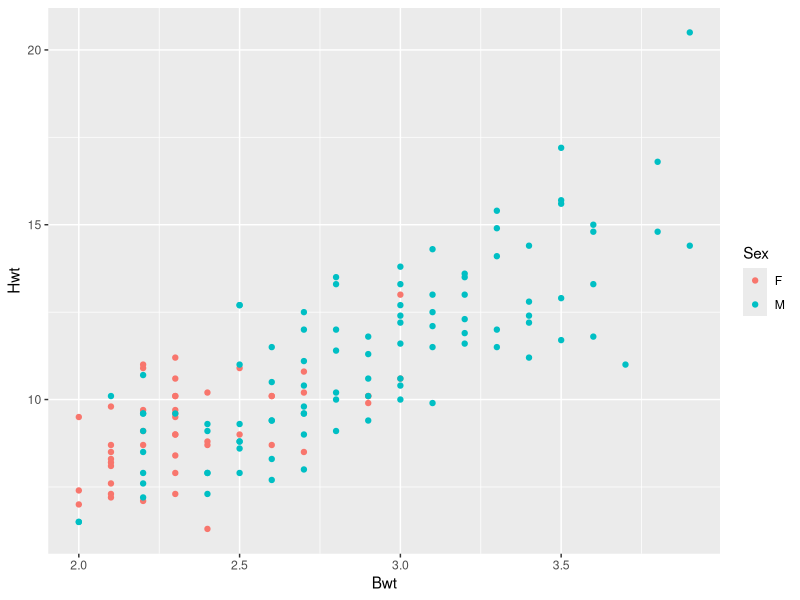
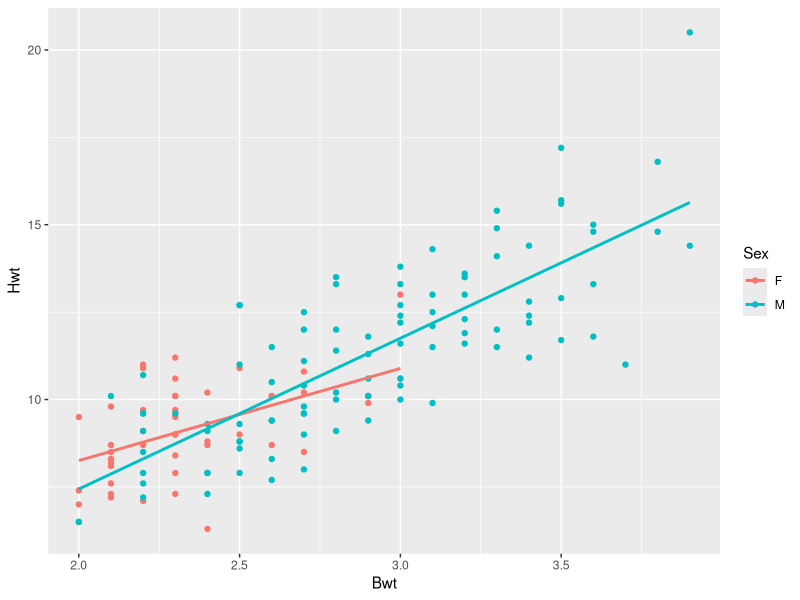

Write R code to recreate these figures, in order.
## ---- chunk 1
library(MASS)
library(tidyverse)
data("cats")
data=cats
View(data)
library(ggplot2)
data%>%ggplot()+
  aes(x=Bwt,y=Hwt)+
  geom_point(aes(col=Sex))
## ---- chunk 2
model <- lm(Hwt~Bwt+Sex,data = data)
summary(model)
## ---- chunk 3
data%>%ggplot()+
  aes(x=Bwt,y=Hwt)+
  geom_point(aes(col=Sex))+
  geom_smooth(method = "lm",se=0,aes(col=Sex))

